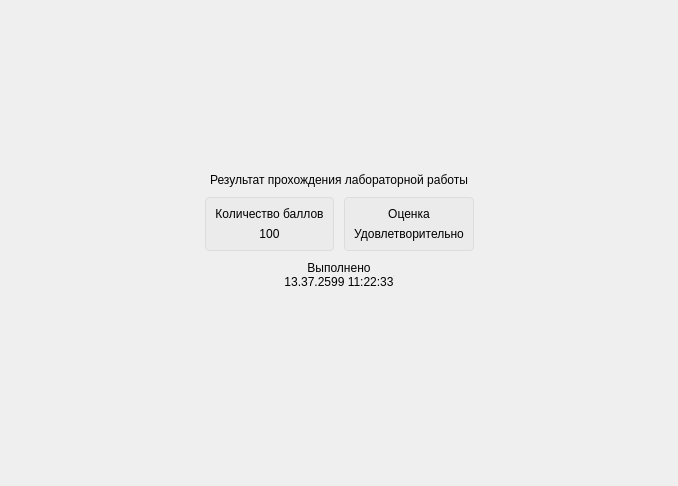
<?xml version="1.0" encoding="UTF-8"?>
<ui version="4.0">
 <class>ScreenSummary</class>
 <widget class="QFrame" name="ScreenSummary">
  <property name="geometry">
   <rect>
    <x>0</x>
    <y>0</y>
    <width>678</width>
    <height>486</height>
   </rect>
  </property>
  <property name="windowTitle">
   <string>Frame</string>
  </property>
  <layout class="QGridLayout" name="gridLayout">
   <property name="verticalSpacing">
    <number>0</number>
   </property>
   <item row="1" column="0">
    <layout class="QHBoxLayout" name="horizontalLayout">
     <item>
      <spacer name="horizontalSpacer">
       <property name="orientation">
        <enum>Qt::Horizontal</enum>
       </property>
       <property name="sizeType">
        <enum>QSizePolicy::Expanding</enum>
       </property>
       <property name="sizeHint" stdset="0">
        <size>
         <width>0</width>
         <height>0</height>
        </size>
       </property>
      </spacer>
     </item>
     <item>
      <widget class="QFrame" name="frame">
       <property name="styleSheet">
        <string notr="true">border: 1px solid  rgb(220, 220, 220);
border-radius: 4px;
background-color: rgb(235, 235, 235);</string>
       </property>
       <property name="frameShape">
        <enum>QFrame::StyledPanel</enum>
       </property>
       <property name="frameShadow">
        <enum>QFrame::Raised</enum>
       </property>
       <layout class="QGridLayout" name="gridLayout_3">
        <property name="leftMargin">
         <number>0</number>
        </property>
        <property name="topMargin">
         <number>0</number>
        </property>
        <property name="rightMargin">
         <number>0</number>
        </property>
        <property name="bottomMargin">
         <number>0</number>
        </property>
        <item row="0" column="0">
         <layout class="QVBoxLayout" name="verticalLayout_3">
          <property name="leftMargin">
           <number>9</number>
          </property>
          <property name="topMargin">
           <number>9</number>
          </property>
          <property name="rightMargin">
           <number>9</number>
          </property>
          <property name="bottomMargin">
           <number>9</number>
          </property>
          <item>
           <widget class="QLabel" name="label_4">
            <property name="styleSheet">
             <string notr="true">font: 75 14pt &quot;MS Shell Dlg 2&quot;;
border: none;
background-color: transparent;</string>
            </property>
            <property name="text">
             <string>Количество баллов</string>
            </property>
            <property name="alignment">
             <set>Qt::AlignCenter</set>
            </property>
            <property name="wordWrap">
             <bool>false</bool>
            </property>
           </widget>
          </item>
          <item>
           <widget class="QLabel" name="score">
            <property name="styleSheet">
             <string notr="true">font: 75 14pt &quot;MS Shell Dlg 2&quot;;
border: none;
background-color: transparent;</string>
            </property>
            <property name="text">
             <string>100</string>
            </property>
            <property name="alignment">
             <set>Qt::AlignCenter</set>
            </property>
            <property name="wordWrap">
             <bool>true</bool>
            </property>
           </widget>
          </item>
         </layout>
        </item>
       </layout>
      </widget>
     </item>
     <item>
      <spacer name="horizontalSpacer_3">
       <property name="orientation">
        <enum>Qt::Horizontal</enum>
       </property>
       <property name="sizeType">
        <enum>QSizePolicy::Minimum</enum>
       </property>
       <property name="sizeHint" stdset="0">
        <size>
         <width>10</width>
         <height>0</height>
        </size>
       </property>
      </spacer>
     </item>
     <item>
      <widget class="QFrame" name="frame_2">
       <property name="styleSheet">
        <string notr="true">border: 1px solid  rgb(220, 220, 220);
border-radius: 4px;
background-color: rgb(235, 235, 235);</string>
       </property>
       <property name="frameShape">
        <enum>QFrame::StyledPanel</enum>
       </property>
       <property name="frameShadow">
        <enum>QFrame::Raised</enum>
       </property>
       <layout class="QGridLayout" name="gridLayout_2">
        <property name="leftMargin">
         <number>0</number>
        </property>
        <property name="topMargin">
         <number>0</number>
        </property>
        <property name="rightMargin">
         <number>0</number>
        </property>
        <property name="bottomMargin">
         <number>0</number>
        </property>
        <item row="0" column="0">
         <layout class="QVBoxLayout" name="verticalLayout_2">
          <property name="leftMargin">
           <number>9</number>
          </property>
          <property name="topMargin">
           <number>9</number>
          </property>
          <property name="rightMargin">
           <number>9</number>
          </property>
          <property name="bottomMargin">
           <number>9</number>
          </property>
          <item>
           <widget class="QLabel" name="label_3">
            <property name="styleSheet">
             <string notr="true">font: 75 14pt &quot;MS Shell Dlg 2&quot;;
border: none;
background-color: transparent;</string>
            </property>
            <property name="text">
             <string>Оценка</string>
            </property>
            <property name="alignment">
             <set>Qt::AlignCenter</set>
            </property>
            <property name="wordWrap">
             <bool>true</bool>
            </property>
           </widget>
          </item>
          <item>
           <widget class="QLabel" name="mark">
            <property name="styleSheet">
             <string notr="true">font: 75 14pt &quot;MS Shell Dlg 2&quot;;
border: none;
background-color: transparent;</string>
            </property>
            <property name="text">
             <string>Удовлетворительно</string>
            </property>
            <property name="alignment">
             <set>Qt::AlignCenter</set>
            </property>
            <property name="wordWrap">
             <bool>true</bool>
            </property>
           </widget>
          </item>
         </layout>
        </item>
       </layout>
      </widget>
     </item>
     <item>
      <spacer name="horizontalSpacer_2">
       <property name="orientation">
        <enum>Qt::Horizontal</enum>
       </property>
       <property name="sizeType">
        <enum>QSizePolicy::Expanding</enum>
       </property>
       <property name="sizeHint" stdset="0">
        <size>
         <width>0</width>
         <height>0</height>
        </size>
       </property>
      </spacer>
     </item>
    </layout>
   </item>
   <item row="4" column="0">
    <widget class="QLabel" name="date">
     <property name="styleSheet">
      <string notr="true">font: 8pt &quot;MS Shell Dlg 2&quot;;</string>
     </property>
     <property name="text">
      <string>13.37.2599 11:22:33</string>
     </property>
     <property name="alignment">
      <set>Qt::AlignCenter</set>
     </property>
    </widget>
   </item>
   <item row="3" column="0">
    <widget class="QLabel" name="label_5">
     <property name="styleSheet">
      <string notr="true">font: 8pt &quot;MS Shell Dlg 2&quot;;</string>
     </property>
     <property name="text">
      <string>Выполнено</string>
     </property>
     <property name="alignment">
      <set>Qt::AlignCenter</set>
     </property>
    </widget>
   </item>
   <item row="0" column="0">
    <layout class="QVBoxLayout" name="verticalLayout">
     <item>
      <spacer name="verticalSpacer">
       <property name="orientation">
        <enum>Qt::Vertical</enum>
       </property>
       <property name="sizeType">
        <enum>QSizePolicy::Expanding</enum>
       </property>
       <property name="sizeHint" stdset="0">
        <size>
         <width>0</width>
         <height>0</height>
        </size>
       </property>
      </spacer>
     </item>
     <item>
      <widget class="QLabel" name="label">
       <property name="styleSheet">
        <string notr="true">font: 75 16pt &quot;MS Shell Dlg 2&quot;;</string>
       </property>
       <property name="text">
        <string>Результат прохождения лабораторной работы</string>
       </property>
       <property name="alignment">
        <set>Qt::AlignCenter</set>
       </property>
       <property name="wordWrap">
        <bool>true</bool>
       </property>
      </widget>
     </item>
     <item>
      <spacer name="verticalSpacer_3">
       <property name="orientation">
        <enum>Qt::Vertical</enum>
       </property>
       <property name="sizeType">
        <enum>QSizePolicy::Minimum</enum>
       </property>
       <property name="sizeHint" stdset="0">
        <size>
         <width>0</width>
         <height>10</height>
        </size>
       </property>
      </spacer>
     </item>
    </layout>
   </item>
   <item row="5" column="0">
    <spacer name="verticalSpacer_2">
     <property name="orientation">
      <enum>Qt::Vertical</enum>
     </property>
     <property name="sizeType">
      <enum>QSizePolicy::Expanding</enum>
     </property>
     <property name="sizeHint" stdset="0">
      <size>
       <width>0</width>
       <height>0</height>
      </size>
     </property>
    </spacer>
   </item>
   <item row="2" column="0">
    <spacer name="verticalSpacer_4">
     <property name="orientation">
      <enum>Qt::Vertical</enum>
     </property>
     <property name="sizeType">
      <enum>QSizePolicy::Minimum</enum>
     </property>
     <property name="sizeHint" stdset="0">
      <size>
       <width>0</width>
       <height>10</height>
      </size>
     </property>
    </spacer>
   </item>
  </layout>
 </widget>
 <resources/>
 <connections/>
</ui>
